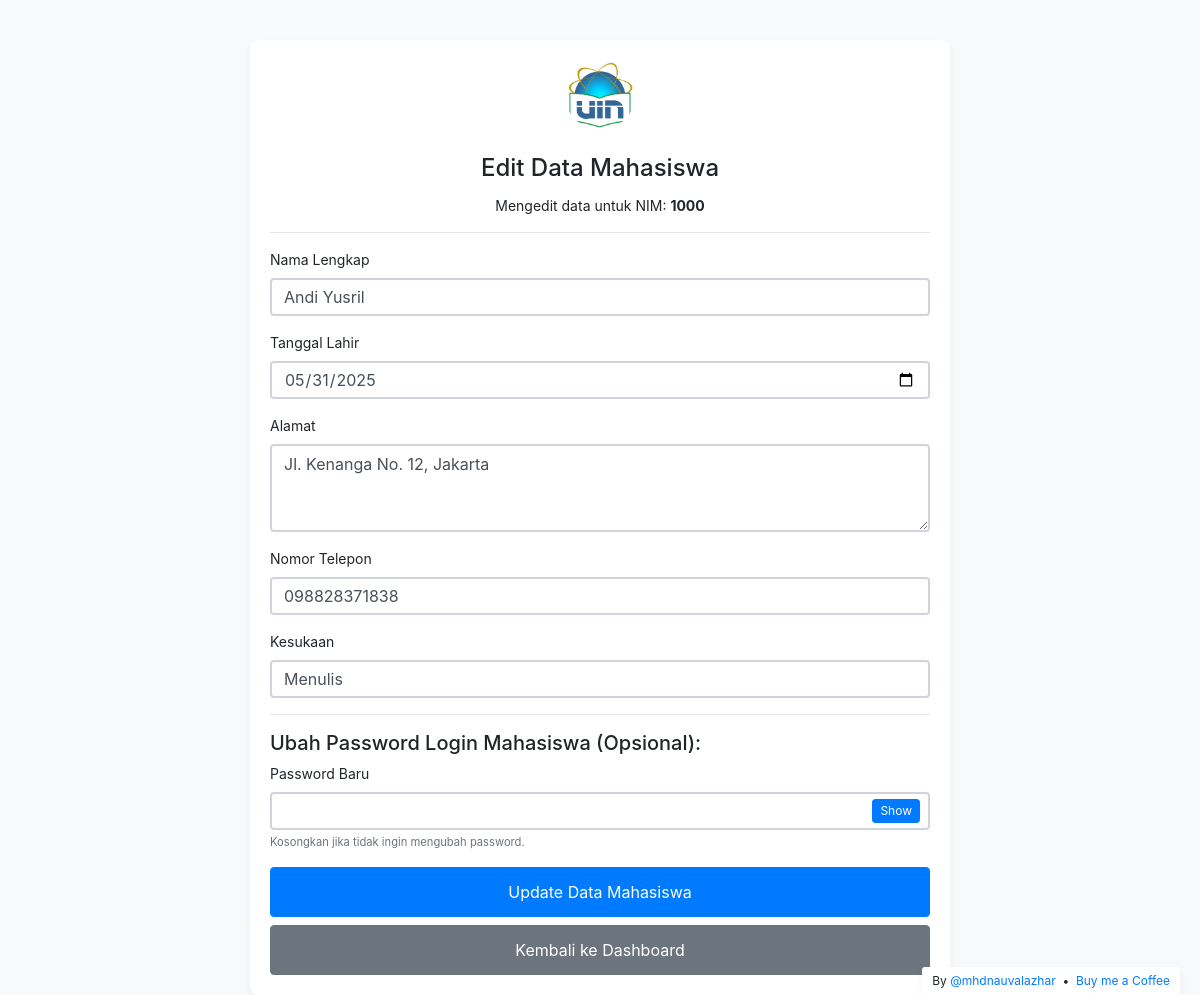
The app's page /php/edit_mahasiswa_form.php?nim=1000 (signed in) with its own data.
### tables this page shows
CREATE TABLE `tabel_mahasiswa` (
  `NIM` varchar(20) NOT NULL,
  `Nama` varchar(100) NOT NULL,
  `Tgl_Lahir` date NOT NULL,
  `Alamat` text,
  `Telpon` varchar(20) DEFAULT NULL,
  `Kesukaan` text
);

### php/edit_mahasiswa_form.php (the view, shortened to what this page needs)
<?php
require_once 'db_config.php';
$nim_to_edit = "";
$nama = $tgl_lahir = $alamat = $telpon = $kesukaan = "";
$error_message = "";
if (isset($_GET['nim']) && !empty(trim($_GET['nim']))) {
    $nim_to_edit = trim($_GET['nim']);
    $sql_mhs = "SELECT Nama, Tgl_Lahir, Alamat, Telpon, Kesukaan FROM tabel_mahasiswa WHERE NIM = ?";
    if ($stmt_mhs = $conn->prepare($sql_mhs)) {
        $stmt_mhs->bind_param("s", $nim_to_edit);
        if ($stmt_mhs->execute()) {
            $stmt_mhs->store_result();
            if ($stmt_mhs->num_rows == 1) {
                $stmt_mhs->bind_result($nama, $tgl_lahir, $alamat, $telpon, $kesukaan);
            } else {
                $error_message = "Data mahasiswa dengan NIM " . htmlspecialchars($nim_to_edit) . " tidak ditemukan.";
            }
        } else {
            $error_message = "Gagal mengambil data mahasiswa: " . $stmt_mhs->error;
        }
    } else {
        $error_message = "Gagal persiapan query data mahasiswa: " . $conn->error;
    }
} else {
    header("location: dashboard_admin.php?error=NIM mahasiswa untuk diedit tidak ditemukan.");
    exit;
}
?>
<!DOCTYPE html>
<html lang="id">
<head>
    <link rel="stylesheet" href="https://stackpath.bootstrapcdn.com/bootstrap/4.3.1/css/bootstrap.min.css">
    <link rel="stylesheet" type="text/css" href="../css/my-login.css">
</head>
<body class="my-login-page">
    <div class="container form-container">
        <div class="text-center mb-4">
            <img src="../img/logo1.jpg" alt="logo" style="width:70px; border-radius:50%;">
        </div>
        <h4 class="card-title text-center">Edit Data Mahasiswa</h4>
        <p class="text-center">Mengedit data untuk NIM: <strong><?php echo htmlspecialchars($nim_to_edit); ?></strong></p>
        <hr>
        <?php if (empty($error_message) || isset($_GET['success_update'])):  ?>
        <form action="proses_edit_mahasiswa.php" method="POST" class="needs-validation" novalidate>
            <div class="form-group">
                <label for="nama">Nama Lengkap</label>
                <input type="text" class="form-control" id="nama" name="nama" value="<?php echo htmlspecialchars($nama); ?>" required>
            </div>
            <div class="form-group">
                <label for="tgl_lahir">Tanggal Lahir</label>
                <input type="date" class="form-control" id="tgl_lahir" name="tgl_lahir" value="<?php echo htmlspecialchars($tgl_lahir); ?>" required>
            </div>
            <div class="form-group">
                <label for="alamat">Alamat</label>
                <textarea class="form-control" id="alamat" name="alamat" rows="3"><?php echo htmlspecialchars($alamat); ?></textarea>
            </div>
            <div class="form-group">
                <label for="telpon">Nomor Telepon</label>
                <input type="text" class="form-control" id="telpon" name="telpon" value="<?php echo htmlspecialchars($telpon); ?>">
            </div>
            <div class="form-group">
                <label for="kesukaan">Kesukaan</label>
                <input type="text" class="form-control" id="kesukaan" name="kesukaan" value="<?php echo htmlspecialchars($kesukaan); ?>">
            </div>
            <hr>
            <h5>Ubah Password Login Mahasiswa (Opsional):</h5>
            <div class="form-group">
                <label for="new_password_mhs">Password Baru</label>
                <input type="password" class="form-control" id="new_password_mhs" name="new_password_mhs" data-eye>
                <small class="form-text text-muted">Kosongkan jika tidak ingin mengubah password.</small>
            </div>
            <button type="submit" class="btn btn-primary btn-block">Update Data Mahasiswa</button>
            <a href="dashboard_admin.php" class="btn btn-secondary btn-block mt-2">Kembali ke Dashboard</a>
        </form>
        <?php elseif (!isset($_GET['success_update'])): ?>
            <a href="dashboard_admin.php" class="btn btn-secondary btn-block mt-2">Kembali ke Dashboard</a>
        <?php endif; ?>
    </div>
</body>
</html>

### css/my-login.css (style rules this page uses)
html,body { height: 100%; }
body.my-login-page { background-color: #f7f9fb; font-size: 14px; }
.my-login-page .form-control { border-width: 2.3px; }
.my-login-page .form-group label { width: 100%; }
.my-login-page .btn.btn-block { padding: 12px 10px; }

### php/edit_mahasiswa_form.php (style rules this page uses)
body.my-login-page { padding-top: 20px; background-color: #f7f9fb; }
.container.form-container { max-width: 700px; background-color: #fff; padding: 20px; border-radius: 8px; box-shadow: 0 4px 8px rgba(0,0,0,.05); margin-top: 20px; margin-bottom: 40px; }

### records on screen
tabel_mahasiswa: nama "Andi Yusril", tgl_lahir "05/31/2025", alamat "Jl. Kenanga No. 12, Jakarta", telpon "098828371838", kesukaan "Menulis"

### other values on screen
$nim_to_edit "1000"
